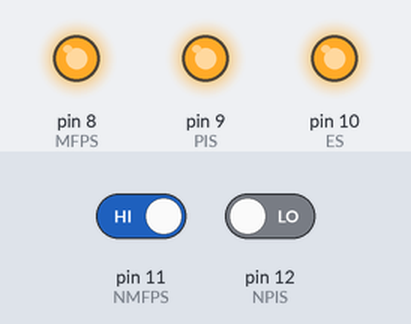
A sketch run on a simulated Arduino Uno, built with avr-gcc and run on an emulated ATmega328P. Shown: output pins drawn as LEDs (lit = HIGH). The test bench sets the inputs (shaded band); at power-on: pin 11 (NMFPS) HIGH, pin 12 (NPIS) LOW.

Above: at 1.2 s.
1.3 s: pin 11 (NMFPS) driven LOW
4.3 s: pin 11 (NMFPS) driven HIGH
At 5.8 s:
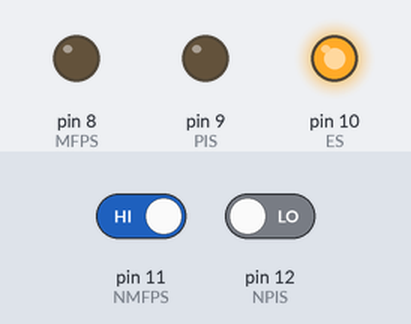
At 9.8 s:
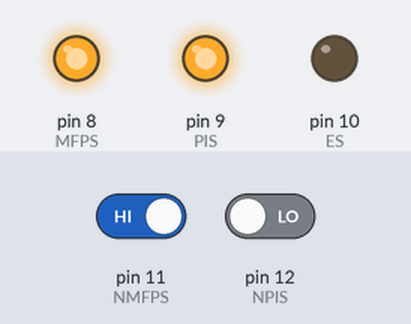
Timing chart, 0 to 12.2 s (numbered marks = the images above; inputs shaded):
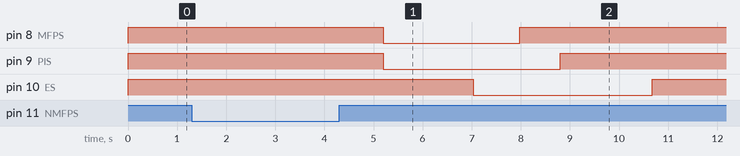

Measured:
- after the input at 4.3 s, pin 8 (MFPS): HIGH → LOW after 0.90 s, → HIGH 2.8 s later; pin 9 (PIS): HIGH → LOW after 0.90 s, → HIGH 3.6 s later; pin 10 (ES): HIGH → LOW after 2.7 s, → HIGH 3.7 s later

The sketch:

e260d_pcbfactory.ino
```cpp
/*
  pcb factory is code modeled after code from http://www.instructables.com/id/Modification-of-the-Lexmark-E260-for-Direct-Laser--1/?ALLSTEPS
  its inteded to make the lexmark e260d into a pcb printer.
 */
/* todo fix pinout */

#define MFPS 8 // manual feed paper sensor
#define PIS 9  // paper in sensor
#define ES 10   // exit sensor

#define NMFPS 11 // our new manual feed paper sensor the X button // pin 3 // 0 when x pressed 1 when not
#define NPIS 12  // our new paper in sensor on center bracket // pin 2 // 0 when blocked 1 when not

volatile int pressed;
volatile int loaded;

void setup()
{
  //  Serial.begin(9600);
  //  Serial.println("starting up");
  pressed = 0;
  loaded = 0;

  pinMode(MFPS, OUTPUT);
  pinMode(PIS, OUTPUT);
  pinMode(ES, OUTPUT);

  digitalWrite(MFPS, HIGH);
  digitalWrite(PIS, HIGH);
  digitalWrite(ES, HIGH);

  pinMode(NMFPS, INPUT);
  pinMode(NPIS, INPUT);
}

void loop()
{
  digitalWrite(MFPS, HIGH);
  digitalWrite(PIS, HIGH);
  digitalWrite(ES, HIGH);

  if (!digitalRead(NMFPS)) {
    delay(300);
    if (!digitalRead(NMFPS)) {
      //      Serial.println("button was pressed");
      button_pushed();
      return;
    }
  }

  delay(10);
}

void button_pushed()
{
  //  Serial.println("waiting for something to happen");
  delay(1000);
  digitalWrite(MFPS, LOW);

  while (1) {
    //    Serial.print("waiting to print pcb ");
    //    Serial.print(digitalRead(NMFPS));
    //    Serial.print(" ");
    //    Serial.println(digitalRead(NPIS));

    if (!digitalRead(NMFPS)) {
      return;
    }
    if (!digitalRead(NPIS)) {
      print_pcb();
      return;
    }
    //    delay(5);
  }

}
void print_pcb()
{
  //  Serial.println("printing pcb");
  digitalWrite(PIS, LOW);
  delay(1825);
  digitalWrite(ES, LOW);
  delay(950);
  digitalWrite(MFPS, HIGH);
  delay(825);
  digitalWrite(PIS, HIGH);
  delay(1875);
  digitalWrite(ES, HIGH);
  //  Serial.println("printed pcb");
  return;
}
```
